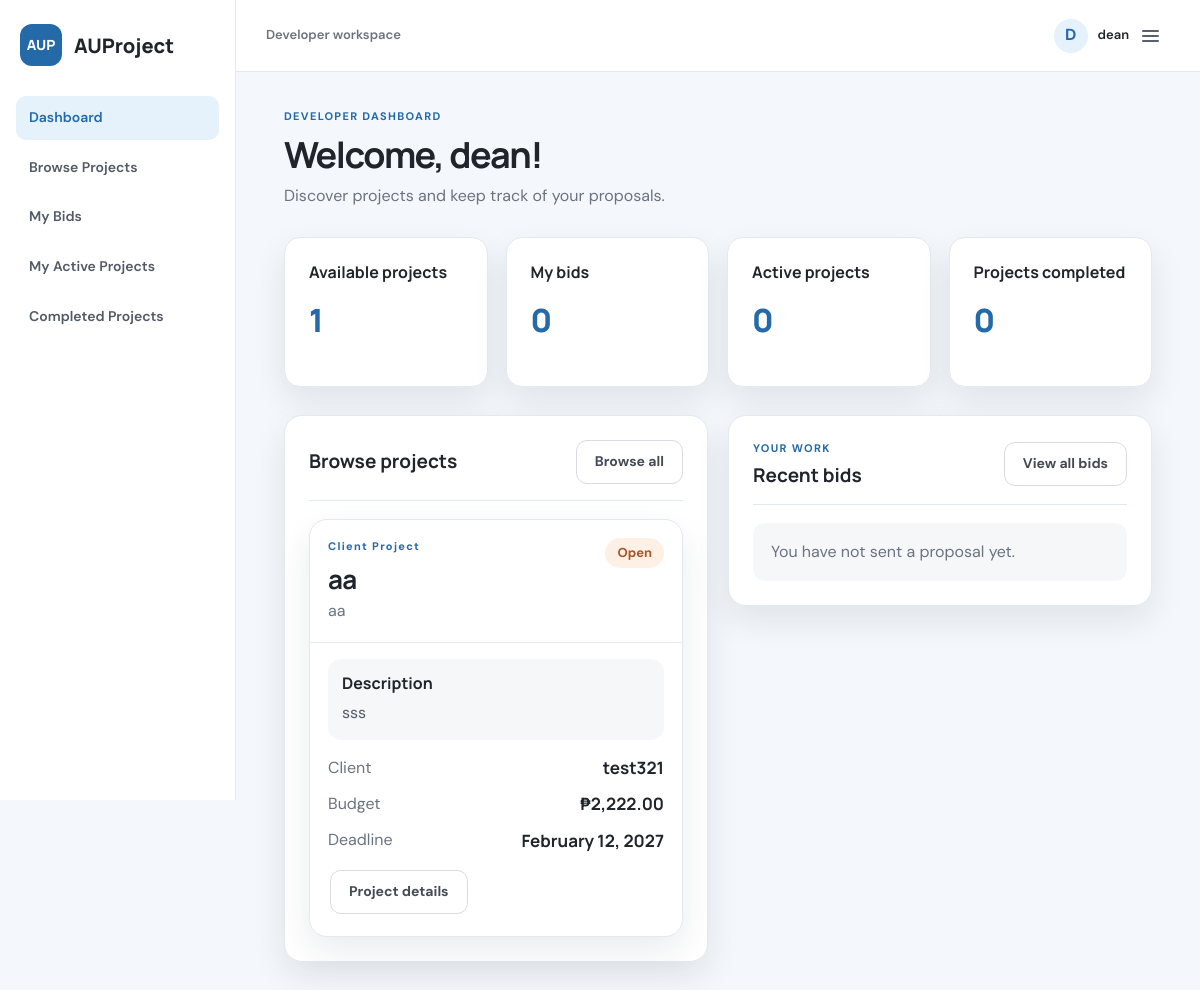
Before: /frontend/Developer.php (signed in) with the older database file.
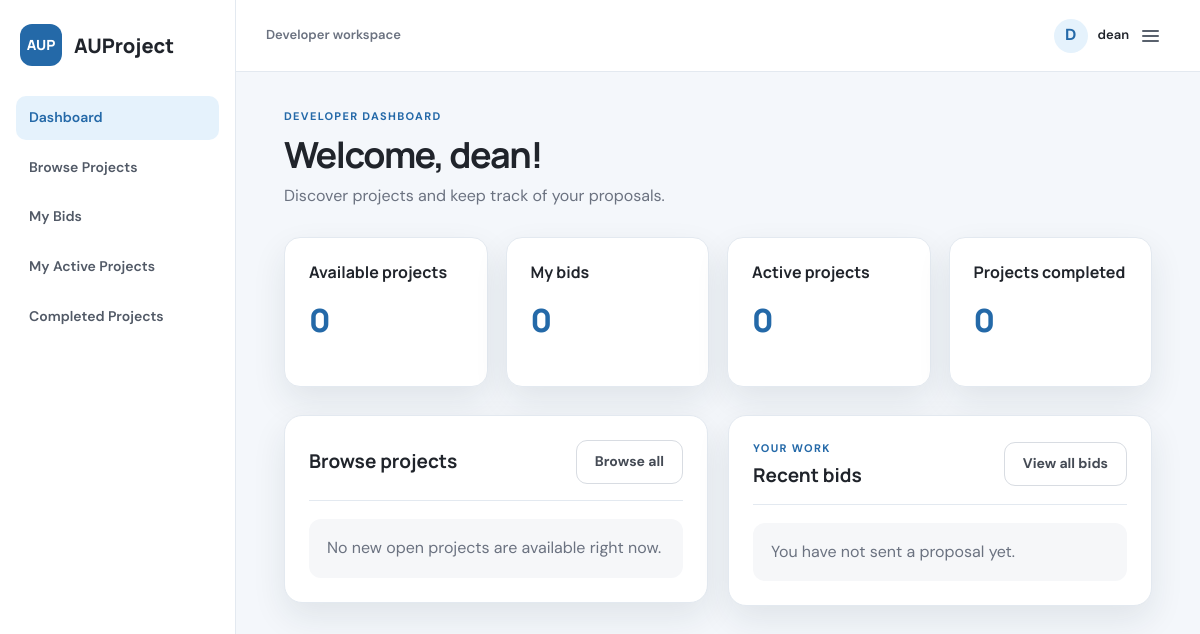
After: the same page with the newer database file.
### tables this page shows
CREATE TABLE `users` (
  `id` int(10) UNSIGNED NOT NULL,
  `username` varchar(255) NOT NULL,
  `email` varchar(255) NOT NULL,
  `password` varchar(255) NOT NULL,
  `role` enum('Client','Developer') NOT NULL,
  `profile_image` mediumblob DEFAULT NULL,
  `facebook_url` varchar(255) DEFAULT NULL,
  `instagram_url` varchar(255) DEFAULT NULL
);

CREATE TABLE `projects` (
  `project_id` int(11) NOT NULL,
  `client_email` varchar(255) NOT NULL,
  `title` varchar(150) NOT NULL,
  `category` varchar(100) NOT NULL,
  `description` text NOT NULL,
  `budget` decimal(10,2) NOT NULL DEFAULT 0.00,
  `deadline` date NOT NULL,
  `status` varchar(30) NOT NULL DEFAULT 'Open',
  `created_at` timestamp NOT NULL DEFAULT current_timestamp(),
  `required_skills` text DEFAULT NULL,
  `year_level` varchar(30) DEFAULT NULL
);

### frontend/Developer.php (the view, shortened to what this page needs)
<?php
require_once '../backend/config.php';
$email = $_SESSION['email'];
$userQuery = $conn->prepare('SELECT id, username, email, role, profile_image, facebook_url, instagram_url, about_me, skills, course, year_level, portfolio_url FROM users WHERE email = ? LIMIT 1');
$userQuery->bind_param('s', $email);
$userQuery->execute();
$user = $userQuery->get_result()->fetch_assoc();
$developerUserId = (int) $user['id'];
$requestedPage = $_GET['page'] ?? 'dashboard';
$page = $requestedPage === 'profile' ? 'dashboard' : $requestedPage;
$displayName = $user['username'] ?: 'Developer';
$profileImage = !empty($user['profile_image']);
$initial = strtoupper(substr($displayName, 0, 1));
$bidStatsQuery = $conn->prepare(
    "SELECT COUNT(*) AS total_bids,
            COALESCE(SUM(status = 'pending'), 0) AS pending_bids,
            COALESCE(SUM(status = 'accepted'), 0) AS accepted_bids,
            (SELECT COUNT(DISTINCT project_id)
             FROM developer_project_history
             WHERE developer_id = ?) AS completed_projects
     FROM bids
     WHERE developer_email = ?"
);
$bidStatsQuery->bind_param('is', $developerUserId, $email);
$bidStatsQuery->execute();
$bidStats = $bidStatsQuery->get_result()->fetch_assoc();
$openCountQuery = $conn->prepare(
    "SELECT COUNT(*) AS open_count
     FROM projects
     WHERE LOWER(status) = 'open'
       AND NOT EXISTS (
           SELECT 1 FROM bids
           WHERE bids.project_id = projects.project_id
             AND bids.developer_email = ?
       )"
);
$openCountQuery->bind_param('s', $email);
$openCountQuery->execute();
$openProjectCount = (int) $openCountQuery->get_result()->fetch_assoc()['open_count'];
$projectsQuery = $conn->prepare(
    "SELECT projects.project_id, projects.title, projects.category, projects.description,
            projects.budget, projects.deadline,
            users.username AS client_name
     FROM projects
     INNER JOIN users ON users.email = projects.client_email
     WHERE LOWER(projects.status) = 'open'
       AND NOT EXISTS (
           SELECT 1 FROM bids
           WHERE bids.project_id = projects.project_id
             AND bids.developer_email = ?
       )
     ORDER BY projects.created_at DESC"
);
$projectsQuery->bind_param('s', $email);
$projectsQuery->execute();
$projectsResult = $projectsQuery->get_result();
$openProjects = $projectsResult->fetch_all(MYSQLI_ASSOC);
$bidsQuery = $conn->prepare(
    "SELECT bids.bid_id, bids.project_id, bids.proposed_price, bids.timeline,
            bids.message, bids.status, bids.created_at,
            projects.title AS project_title, projects.status AS project_status,
            client.username AS client_name,
            CASE WHEN bids.status = 'accepted' THEN client.facebook_url ELSE NULL END AS client_facebook_url,
            CASE WHEN bids.status = 'accepted' THEN client.instagram_url ELSE NULL END AS client_instagram_url
     FROM bids
     INNER JOIN projects ON projects.project_id = bids.project_id
     LEFT JOIN users AS client ON client.email = projects.client_email
     WHERE bids.developer_email = ?
     ORDER BY bids.created_at DESC"
);
$bidsQuery->bind_param('s', $email);
$bidsQuery->execute();
$bidsResult = $bidsQuery->get_result();
$myBids = $bidsResult->fetch_all(MYSQLI_ASSOC);
$activeQuery = $conn->prepare(
    "SELECT projects.project_id, projects.title, projects.category, projects.description,
            projects.budget, projects.deadline, users.username AS client_name,
            users.facebook_url AS client_facebook_url, users.instagram_url AS client_instagram_url,
            bids.proposed_price, bids.timeline
     FROM bids
     INNER JOIN projects ON projects.project_id = bids.project_id
     INNER JOIN users ON users.email = projects.client_email
     WHERE bids.developer_email = ? AND bids.status = 'accepted'
       AND projects.status = 'In Progress'
     ORDER BY bids.created_at DESC"
);
$activeQuery->bind_param('s', $email);
$activeQuery->execute();
$activeProjects = $activeQuery->get_result()->fetch_all(MYSQLI_ASSOC);
?>
<!DOCTYPE html>
<html lang="en">
<head>
    <link rel="stylesheet" href="Dashboard.css">
</head>
<body>
    <div class="main-content">
        <aside class="sidebar" aria-label="Developer navigation">
            <a class="logo-group" href="Developer.php" aria-label="AUProject developer dashboard">
                <span class="logo-box" aria-hidden="true">AUP</span>
                <span class="logo-name">AUProject</span>
            </a>
            <nav class="nav-links">
                <a href="Developer.php" <?php echo $page === 'dashboard' ? 'aria-current="page"' : ''; ?>>Dashboard</a>
                <a href="Developer.php?page=browse" <?php echo $page === 'browse' ? 'aria-current="page"' : ''; ?>>Browse Projects</a>
                <a href="Developer.php?page=bids" <?php echo $page === 'bids' ? 'aria-current="page"' : ''; ?>>My Bids</a>
                <a href="Developer.php?page=active" <?php echo $page === 'active' ? 'aria-current="page"' : ''; ?>>My Active Projects</a>
                <a href="Developer.php?page=completed" <?php echo $page === 'completed' ? 'aria-current="page"' : ''; ?>>Completed Projects</a>
            </nav>
        </aside>
        <div class="workspace">
            <nav class="navbar" aria-label="Workspace navigation">
                <span class="navbar-label">Developer workspace</span>
                <div class="account-menu" data-account-menu>
                    <button class="account-menu-toggle" type="button" aria-label="Open profile and logout menu" aria-expanded="false" aria-controls="developer-account-dropdown" data-menu-toggle>
                        <?php if ($profileImage): ?>
                            <img class="account-avatar" src="../backend/profile-actions.php?action=profile_image" alt="">
                        <?php else: ?>
                            <span class="account-avatar account-avatar-fallback" aria-hidden="true"><?php echo htmlspecialchars($initial, ENT_QUOTES, 'UTF-8'); ?></span>
                        <?php endif; ?>
                        <span class="account-name"><?php echo htmlspecialchars($displayName, ENT_QUOTES, 'UTF-8'); ?></span>
                        <span class="account-menu-icon" aria-hidden="true"><i></i><i></i><i></i></span>
                    </button>
                </div>
            </nav>
            <main class="main-topbar developer-dashboard">
                <?php if ($page === 'dashboard'): ?>
                    <header class="page-heading">
                        <div>
                            <p class="eyebrow">DEVELOPER DASHBOARD</p>
                            <h1>Welcome, <?php echo htmlspecialchars($displayName, ENT_QUOTES, 'UTF-8'); ?>!</h1>
                            <p class="page-description">Discover projects and keep track of your proposals.</p>
                        </div>
                    </header>
                    <div class="main-boxes">
                        <a class="first-box developer-stat-link" href="Developer.php?page=browse">
                            <h2>Available projects</h2>
                            <p><?php echo $openProjectCount; ?></p>
                        </a>
                        <a class="first-box1 developer-stat-link" href="Developer.php?page=bids">
                            <h2>My bids</h2>
                            <p><?php echo (int) $bidStats['total_bids']; ?></p>
                        </a>
                        <a class="first-box developer-stat-link" href="Developer.php?page=active">
                            <h2>Active projects</h2>
                            <p><?php echo count($activeProjects); ?></p>
                        </a>
                        <a class="first-box1 developer-stat-link" href="Developer.php?page=completed">
                            <h2>Projects completed</h2>
                            <p><?php echo (int) $bidStats['completed_projects']; ?></p>
                        </a>
                    </div>
                    <div class="developer-dashboard-panels">
                    <section class="Second-box developer-section">
                        <div class="Second-top">
                            <div>
                                <h2>Browse projects</h2>
                            </div><a class="button button-secondary" href="Developer.php?page=browse">Browse all</a>
                        </div>
                        <?php if (!$openProjects): ?>
                            <p class="no-bids">No new open projects are available right now.</p>
                        <?php else: ?>
                            <div class="developer-opportunities">
                                <?php foreach (array_slice($openProjects, 0, 3) as $project): ?>
                                    <article class="my-project-box opportunity-card">
                                        <header class="project-Head">
                                            <div class="project-title">
                                                <p class="eyebrow">Client Project</p>
                                                <h3><?php echo htmlspecialchars($project['title'], ENT_QUOTES, 'UTF-8'); ?></h3>
                                                <p class="project-category"><?php echo htmlspecialchars($project['category'], ENT_QUOTES, 'UTF-8'); ?></p>
                                            </div>
                                            <span class="status-badge status-open">Open</span>
                                        </header>
                                        <div class="project-details">
                                            <div class="project-description">
                                                <h3>Description</h3>
                                                <p><?php echo nl2br(htmlspecialchars($project['description'], ENT_QUOTES, 'UTF-8')); ?></p>
                                            </div>
                                            <div class="project-meta">
                                                <div class="meta-item"><span>Client</span><strong><?php echo htmlspecialchars($project['client_name'], ENT_QUOTES, 'UTF-8'); ?></strong></div>
                                                <div class="meta-item"><span>Budget</span><strong>₱<?php echo number_format((float) $project['budget'], 2); ?></strong></div>
                                                <div class="meta-item"><span>Deadline</span><strong><?php echo htmlspecialchars(date('F j, Y', strtotime($project['deadline'])), ENT_QUOTES, 'UTF-8'); ?></strong></div>
                                            </div>
                                        </div>
                                        <div class="project-detail-actions">
                                            <button class="button button-secondary" type="button" data-open-dialog="developer-project-details-<?php echo (int) $project['project_id']; ?>">Project details</button>
                                        </div>
                                    </article>
                                <?php endforeach; ?>
                            </div>
                        <?php endif; ?>
                    </section>
                    <section class="Second-box developer-section">
                        <div class="Second-top">
                            <div>
                                <p class="eyebrow">YOUR WORK</p>
                                <h2>Recent bids</h2>
                            </div><a class="button button-secondary" href="Developer.php?page=bids">View all bids</a>
                        </div>
                        <?php if (!$myBids): ?>
                            <p class="no-bids">You have not sent a proposal yet.</p>
                        <?php endif; ?>
                    </section>
                    </div>
                <?php endif; ?>
            </main>
        </div>
    </div>
</body>
</html>

Changed rows visible on the page:
removed projects: title "aa", category "aa", description "sss", users.username "test321", budget "2,222.00", deadline "February 12, 2027"
Other visible differences:
$openProjectCount: "1" → "0"
text now shown: "No new open projects are available right now."
